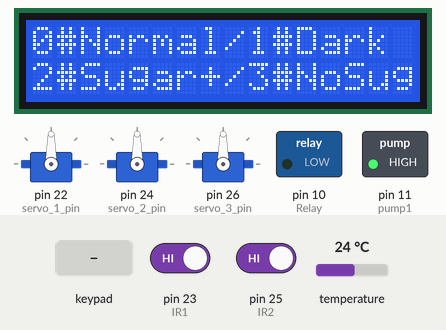
The sketch below on a simulated Arduino Mega 2560, built with avr-gcc and run on an emulated ATmega2560. Parts: 16×2 character LCD, 3 × servo, switched loads named in the sketch (green lamp = pin HIGH). Inputs (shaded band) come from the test bench; at power-on: temperature 24 °C, pin 23 (IR1) HIGH, pin 25 (IR2) HIGH. What the sketch prints to the serial monitor is not drawn.

Above: at 0.18 s.
At 1.3 s:
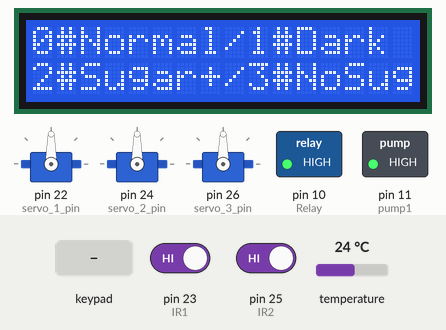
1.4 s: key '#' pressed
At 2.8 s:
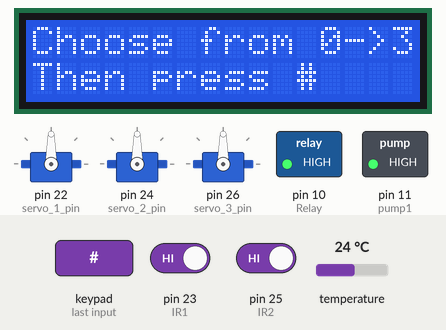
4.4 s: keypad keys 8 7 6 5 * pressed 0.4 s apart
9.4 s: temperature set to 41 °C
12.4 s: temperature set to 2 °C
Timing chart, 0 to 15.4 s (numbered marks = the images above; inputs shaded):
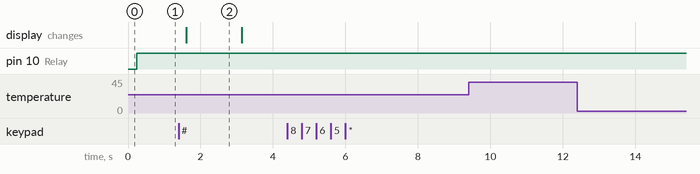

The sketch:

fullCode.ino
```cpp
#include <Keypad.h>
#include <LiquidCrystal_I2C.h>
#include <Wire.h>
#include <OneWire.h>
#include <DallasTemperature.h>
#include <Servo.h>


const byte ROWS = 4; //four rows
const byte COLS = 3; //three columns
String inputString = "";

Servo servo1;
Servo servo2;
Servo servo3;

#define ONE_WIRE_BUS 9
#define Relay 10
#define pump1 11
#define servo_1_pin 22
#define servo_2_pin 24
#define servo_3_pin 26
#define IR1 23
#define IR2 25
#define trig1 30
#define echo1 31
#define trig2 32
#define echo2 33
#define trig3 34
#define echo3 35

int servo1_Postion = 0;
int servo2_Postion = 0;
int servo3_Postion = 0;

int distance=0, t=0;
int ultraSonic1 = 0, ultraSonic2 = 0, ultraSonic3 = 0;

float myTemp;

OneWire oneWire(ONE_WIRE_BUS);
DallasTemperature sensors(&oneWire);
DeviceAddress insideThermometer;


char keys[ROWS][COLS] = {
  {'1','2','3'},
  {'4','5','6'},
  {'7','8','9'},
  {'*','0','#'}
};
byte rowPins[ROWS] = {8,7,6,5}; //connect to the row pinouts of the keypad
byte colPins[COLS] = {4,3,2}; //connect to the column pinouts of the keypad

Keypad keypad = Keypad( makeKeymap(keys), rowPins, colPins, ROWS, COLS );
LiquidCrystal_I2C lcd(0x27, 16, 2);

int small = 40;
int medium = 50;
int large = 60;


 bool IR1_flag;
 bool IR2_flag;


  void lcd_screen_init() {
  lcd.clear();
  lcd.setCursor(0,0);
  lcd.print("0#Normal/1#Dark");
  lcd.setCursor(0,1);
  lcd.print("2#Sugar+/3#NoSug");

  }
void setup(){

  // start serial port
  Serial.begin(115200);
  lcd.init();
  lcd.backlight();

  inputString.reserve(1);
  lcd_screen_init();


  Serial.println("Dallas Temperature IC Control Library Demo");

  Serial.print("Locating devices...");
  sensors.begin();
  Serial.print("Found ");
  Serial.print(sensors.getDeviceCount(), DEC);
  Serial.println(" devices.");

  // report parasite power requirements
  Serial.print("Parasite power is: ");
  if (sensors.isParasitePowerMode()) Serial.println("ON");
  else Serial.println("OFF");

  if (!sensors.getAddress(insideThermometer, 0)) Serial.println("Unable to find address for Device 0");

  Serial.print("Device 0 Address: ");
  printAddress(insideThermometer);
  Serial.println();

  sensors.setResolution(insideThermometer, 9);

  Serial.print("Device 0 Resolution: ");
  Serial.print(sensors.getResolution(insideThermometer), DEC);
  Serial.println();


  pinMode(Relay, OUTPUT);
  digitalWrite(Relay,LOW);

  servo1.attach (servo_1_pin); // shuger
  servo2.attach(servo_2_pin); // niskafae
  servo3.attach(servo_3_pin); // coffee mate

  pinMode(pump1,OUTPUT);
  digitalWrite(pump1,HIGH);

  pinMode(IR1, INPUT);
  pinMode(IR2, INPUT);

   IR1_flag = true;
   IR2_flag = true;

  pinMode(trig1,OUTPUT);
  pinMode(echo1,INPUT);
  pinMode(trig2,OUTPUT);
  pinMode(echo2,INPUT);
  pinMode(trig3,OUTPUT);
  pinMode(echo3,INPUT);

}

  void printTemperature(DeviceAddress deviceAddress)
{

  myTemp = sensors.getTempC(deviceAddress);
  if(myTemp == DEVICE_DISCONNECTED_C)
  {
    Serial.println("Error: Could not read temperature data");
    return;
  }
  Serial.print("Temp C: ");
  Serial.print(myTemp);
  Serial.print(" Temp F: ");
  Serial.println(DallasTemperature::toFahrenheit(myTemp)); // Converts tempC to Fahrenheit
}

int ultraSonicFunction(int trig, int echo) {
  digitalWrite(trig,LOW);
  delayMicroseconds(5);
  digitalWrite(trig,HIGH);
  delayMicroseconds(10);
  digitalWrite(trig,LOW);
  t=pulseIn(echo,HIGH);
  distance=t/57;//Distance = (Speed of Sound * Time/2) = t/(1/((350*0.0001)/2))

  return distance;
}

void printAddress(DeviceAddress deviceAddress)
{
  for (uint8_t i = 0; i < 8; i++)
  {
    if (deviceAddress[i] < 16) Serial.print("0");
    Serial.print(deviceAddress[i], HEX);
  }
}

void loop(){

 char key = keypad.getKey();


 Serial.println("key is ");
 Serial.println(key);

// ultraSonic1 = ultraSonicFunction(trig1, echo1);
// ultraSonic2 = ultraSonicFunction(trig2, echo2);
// ultraSonic3 = ultraSonicFunction(trig3, echo3);

 Serial.println("ultrasonic value -->");
  Serial.println(ultraSonic1);
  Serial.println(ultraSonic2);
  Serial.println(ultraSonic3);


int IR1Value = digitalRead(IR1);
int IR2Value = digitalRead(IR2);


//       servo1.write (18);
//       servo2.write (27);
//       servo3.write (20);


  Serial.print("Requesting temperatures...");
  sensors.requestTemperatures(); // Send the command to get temperatures
  Serial.println("DONE");

  printTemperature(insideThermometer); // Use a simple function to print out the data
  Serial.println(myTemp);


  if(myTemp < 50) {
        digitalWrite(Relay,HIGH);
  }
  if(myTemp >= 50) {
        digitalWrite(Relay,LOW);
  }

  else{


//      else if(!IR2Value && IR2_flag){
//        while(medium){
//        servo1.write(0);
//        servo2.write(0);
//        servo3.write(0);
//        delay(90);
//        medium--;
//          }
//          digitalWrite(pump1, HIGH);
//          delay(3000);
//          digitalWrite(pump1, LOW);
//          IR2_flag = false;
//
//          servo1.write (18);
//          servo2.write (27);
//          servo3.write (20);
//        }
    }


  if (key >= '0' && key <= '9') {     // only act on numeric keys
      inputString += key;               // append new character to input string
    }
  else if(key == '#') {

     if(inputString == "0") { //small
    lcd.clear();
    lcd.setCursor(0,0);
    Serial.println(inputString);
    lcd.print("0#");
    lcd.setCursor(1,0);
    Serial.println(key);
    lcd.write(key);

    lcd.setCursor(0,1);
    Serial.println("Normal");
    lcd.print("Normal");

    inputString = "";

   if(IR1Value == 0 && IR1_flag == true){
      while(small){
        servo1.write(0);
        servo2.write(0);
        servo3.write(0);
        delay(90);
        small--;
        }
         Serial.println("pump started ************* ");
          digitalWrite(pump1, HIGH);
          delay(2000);
          Serial.println("before end************* ");
          digitalWrite(pump1, LOW);
          Serial.println("pump finished ************* ");
          IR1_flag = false;

          servo1.write (18);
          servo2.write (27);
          servo3.write (20);
      }

      lcd_screen_init();

     }


    else if(inputString == "1") {
    lcd.clear();
    lcd.setCursor(0,0);
    Serial.println(inputString);
    lcd.print("1#");
    lcd.setCursor(1,0);
    Serial.println(key);
    lcd.print(key);

    lcd.setCursor(0,1);
    Serial.println("Dark");
    lcd.print("Dark");

    inputString = "";


   lcd_screen_init();
  }
 else if(inputString == "2") {
    lcd.clear();
    lcd.setCursor(0,0);
    Serial.println(inputString);
    lcd.print("2#");
    Serial.println(key);
    lcd.setCursor(0,1);
    Serial.println("Sugar plus plus");
    lcd.print("Sugar plus plus");

    inputString = "";


    lcd_screen_init();

  }
 else if(inputString == "3") {
    lcd.clear();
    lcd.setCursor(0,0);
    Serial.println(inputString);
    lcd.print("3#");
    Serial.println(key);
    lcd.setCursor(0,1);
    Serial.println("No Sugar");
    lcd.print("No Sugar");

    inputString = "";


  lcd_screen_init();
  }

  else {
    lcd.clear();
    lcd.setCursor(0,0);
    lcd.print("Choose from 0->3");
    lcd.setCursor(0,1);
    lcd.print("Then press #");
    inputString = "";
    key = '/';
    delay(1500);
    lcd_screen_init();
  }
}

}
```

Measured:
- after the input at 1.4 s, the display: changes after 0.21 s (image 2)
- after the input at 4.4 s, every drawn part: stays the same
- after the input at 9.4 s, every drawn part: stays the same
- after the input at 12.4 s, every drawn part: stays the same
- what the display in image 2 shows lasts 1.5 s, from 1.6 s to 3.1 s
